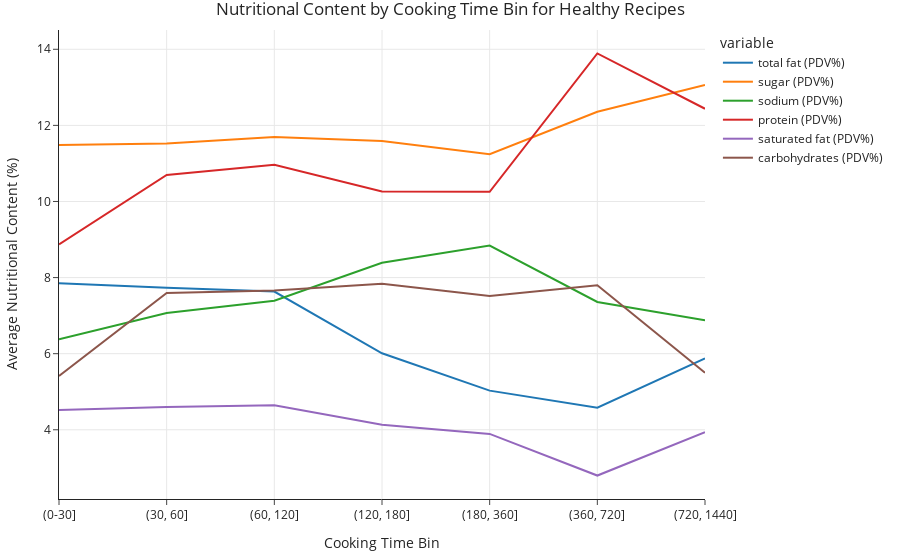

The notebook cell saved with this chart:
### Code cell
# Group by cooking time bin
avg_nutrients_by_bin = healthy_recipes.groupby('min_bins')[['total fat (PDV%)', 'sugar (PDV%)', 'sodium (PDV%)', 'protein (PDV%)', 'saturated fat (PDV%)', 'carbohydrates (PDV%)']].mean().reset_index()

# Plot
fig = px.line(
    avg_nutrients_by_bin,
    x='min_bins',
    y=['total fat (PDV%)', 'sugar (PDV%)', 'sodium (PDV%)', 'protein (PDV%)', 'saturated fat (PDV%)', 'carbohydrates (PDV%)'],
    title='Nutritional Content by Cooking Time Bin for Healthy Recipes',
    labels={'value': 'Average Nutritional Content (%)', 'min_bins': 'Cooking Time Bin'},
)
fig.show()

### Figure 1 — Plotly figure (JSON) as saved in the notebook; plotly's stock layout.template omitted (floating-point values rounded to 4 significant figures)
{"data": [{"hovertemplate": "variable=total fat (PDV%)<br>Cooking Time Bin=%{x}<br>Average Nutritional Content (%)=%{y}<extra></extra>", "legendgroup": "total fat (PDV%)", "line": {"color": "#1F77B4", "dash": "solid"}, "marker": {"symbol": "circle"}, "mode": "lines", "name": "total fat (PDV%)", "orientation": "v", "showlegend": true, "type": "scatter", "x": ["(0-30]", "(30, 60]", "(60, 120]", "(120, 180]", "(180, 360]", "(360, 720]", "(720, 1440]"], "xaxis": "x", "y": [7.854, 7.73, 7.633, 6.011, 5.028, 4.578, 5.875], "yaxis": "y"}, {"hovertemplate": "variable=sugar (PDV%)<br>Cooking Time Bin=%{x}<br>Average Nutritional Content (%)=%{y}<extra></extra>", "legendgroup": "sugar (PDV%)", "line": {"color": "#FF7F0E", "dash": "solid"}, "marker": {"symbol": "circle"}, "mode": "lines", "name": "sugar (PDV%)", "orientation": "v", "showlegend": true, "type": "scatter", "x": ["(0-30]", "(30, 60]", "(60, 120]", "(120, 180]", "(180, 360]", "(360, 720]", "(720, 1440]"], "xaxis": "x", "y": [11.48, 11.52, 11.69, 11.59, 11.24, 12.36, 13.06], "yaxis": "y"}, {"hovertemplate": "variable=sodium (PDV%)<br>Cooking Time Bin=%{x}<br>Average Nutritional Content (%)=%{y}<extra></extra>", "legendgroup": "sodium (PDV%)", "line": {"color": "#2CA02C", "dash": "solid"}, "marker": {"symbol": "circle"}, "mode": "lines", "name": "sodium (PDV%)", "orientation": "v", "showlegend": true, "type": "scatter", "x": ["(0-30]", "(30, 60]", "(60, 120]", "(120, 180]", "(180, 360]", "(360, 720]", "(720, 1440]"], "xaxis": "x", "y": [6.381, 7.071, 7.392, 8.39, 8.841, 7.359, 6.875], "yaxis": "y"}, {"hovertemplate": "variable=protein (PDV%)<br>Cooking Time Bin=%{x}<br>Average Nutritional Content (%)=%{y}<extra></extra>", "legendgroup": "protein (PDV%)", "line": {"color": "#D62728", "dash": "solid"}, "marker": {"symbol": "circle"}, "mode": "lines", "name": "protein (PDV%)", "orientation": "v", "showlegend": true, "type": "scatter", "x": ["(0-30]", "(30, 60]", "(60, 120]", "(120, 180]", "(180, 360]", "(360, 720]", "(720, 1440]"], "xaxis": "x", "y": [8.874, 10.7, 10.96, 10.26, 10.26, 13.89, 12.44], "yaxis": "y"}, {"hovertemplate": "variable=saturated fat (PDV%)<br>Cooking Time Bin=%{x}<br>Average Nutritional Content (%)=%{y}<extra></extra>", "legendgroup": "saturated fat (PDV%)", "line": {"color": "#9467BD", "dash": "solid"}, "marker": {"symbol": "circle"}, "mode": "lines", "name": "saturated fat (PDV%)", "orientation": "v", "showlegend": true, "type": "scatter", "x": ["(0-30]", "(30, 60]", "(60, 120]", "(120, 180]", "(180, 360]", "(360, 720]", "(720, 1440]"], "xaxis": "x", "y": [4.52, 4.599, 4.647, 4.13, 3.892, 2.797, 3.938], "yaxis": "y"}, {"hovertemplate": "variable=carbohydrates (PDV%)<br>Cooking Time Bin=%{x}<br>Average Nutritional Content (%)=%{y}<extra></extra>", "legendgroup": "carbohydrates (PDV%)", "line": {"color": "#8C564B", "dash": "solid"}, "marker": {"symbol": "circle"}, "mode": "lines", "name": "carbohydrates (PDV%)", "orientation": "v", "showlegend": true, "type": "scatter", "x": ["(0-30]", "(30, 60]", "(60, 120]", "(120, 180]", "(180, 360]", "(360, 720]", "(720, 1440]"], "xaxis": "x", "y": [5.413, 7.596, 7.661, 7.836, 7.517, 7.797, 5.5], "yaxis": "y"}], "layout": {"autosize": true, "legend": {"title": {"text": "variable"}, "tracegroupgap": 0}, "title": {"text": "Nutritional Content by Cooking Time Bin for Healthy Recipes"}, "xaxis": {"anchor": "y", "autorange": true, "domain": [0, 1], "range": [0, 6], "title": {"text": "Cooking Time Bin"}, "type": "category"}, "yaxis": {"anchor": "x", "autorange": true, "domain": [0, 1], "range": [2.181, 14.51], "title": {"text": "Average Nutritional Content (%)"}, "type": "linear"}}}
